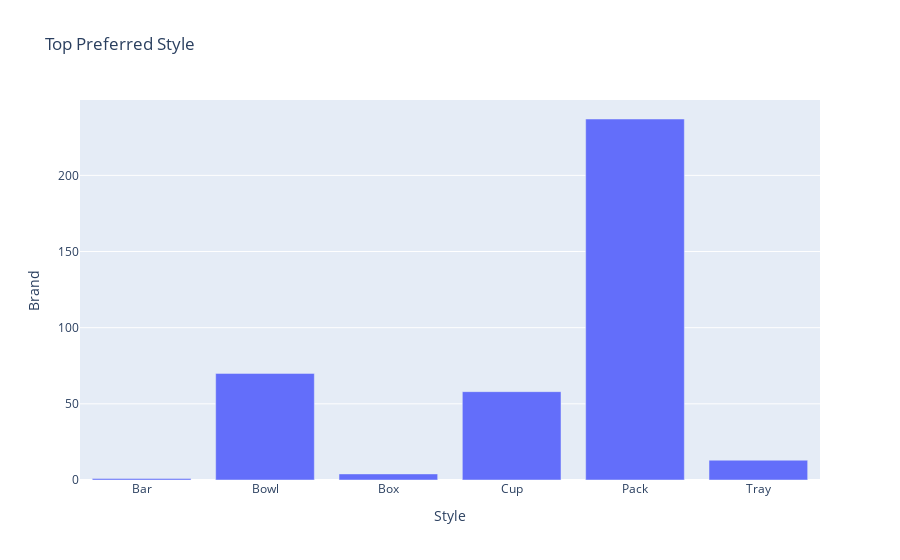

This figure's notebook cell:
### Code cell
No_Style = Top_rated.groupby('Style').count()
No_Style.reset_index(inplace=True)
fig = px.bar(No_Style, x='Style', y='Brand',title="Top Preferred Style")
fig.show()

### Figure 1 — Plotly figure (JSON) as saved in the notebook; plotly's stock layout.template omitted (floating-point values rounded to 4 significant figures)
{"data": [{"alignmentgroup": "True", "hoverlabel": {"namelength": 0}, "hovertemplate": "Style=%{x}<br>Brand=%{y}", "legendgroup": "", "marker": {"color": "#636efa"}, "name": "", "offsetgroup": "", "orientation": "v", "showlegend": false, "textposition": "auto", "type": "bar", "x": ["Bar", "Bowl", "Box", "Cup", "Pack", "Tray"], "xaxis": "x", "y": [1, 70, 4, 58, 237, 13], "yaxis": "y"}], "layout": {"barmode": "relative", "legend": {"tracegroupgap": 0}, "title": {"text": "Top Preferred Style"}, "xaxis": {"anchor": "y", "domain": [0, 1], "title": {"text": "Style"}}, "yaxis": {"anchor": "x", "domain": [0, 1], "title": {"text": "Brand"}}}}
